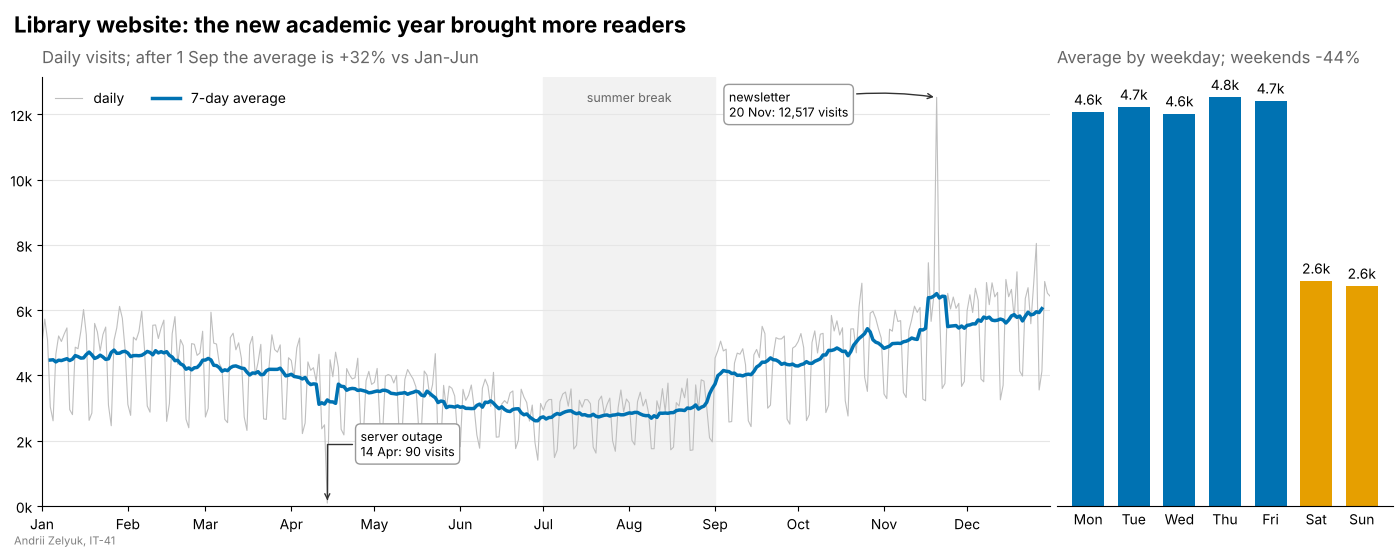

This figure's Python source:
import matplotlib.dates as mdates
import matplotlib.pyplot as plt
import numpy as np
import pandas as pd
from matplotlib.ticker import FuncFormatter

STUDENT_NAME = "Andrii Zelyuk"   # ім'я та прізвище транслітерацією
STUDENT_GROUP = "IT-41"   # група

rng = np.random.default_rng(46)
# кількість відвідувачів сайту бібліотеки за день, 2025 рік
dates = pd.date_range("2025-01-01", "2025-12-31", freq="D")
day = np.arange(dates.size)
season = 1 + 0.25 * np.cos(2 * np.pi * (day - 20) / 365)      # влітку менше
weekday_factor = np.where(dates.dayofweek >= 5, 0.55, 1.0)
visits = pd.Series(
    4200 * season * weekday_factor * rng.lognormal(0, 0.08, size=dates.size),
    index=dates,
)
visits["2025-09-01":] *= 1.35                       # новий навчальний рік
visits["2025-04-14"] = 90                           # збій сервера
visits["2025-11-20"] *= 2.0                         # розсилка про нові книги
visits = visits.round()

# палітра Okabe-Ito
BLUE = "#0072B2"
ORANGE = "#E69F00"

thousands = FuncFormatter(lambda value, _pos: f"{value / 1000:.0f}k")

fig, (ax, ax_week) = plt.subplots(
    1, 2, figsize=(14, 5.5), gridspec_kw={"width_ratios": [3, 1]}
)

# --- ліворуч: щоденні відвідування й ковзне середнє ---
rolling = visits.rolling(7, center=True).mean()
ax.plot(visits.index, visits, color="0.75", linewidth=0.8, label="daily")
ax.plot(rolling.index, rolling, color=BLUE, linewidth=2.5, label="7-day average")

summer_start, summer_end = pd.Timestamp("2025-07-01"), pd.Timestamp("2025-09-01")
ax.axvspan(summer_start, summer_end, color="0.95", zorder=0)
ax.text(summer_start + (summer_end - summer_start) / 2, 0.97, "summer break",
        transform=ax.get_xaxis_transform(), ha="center", va="top", color="0.4", fontsize=9)

# події знаходимо в даних: мінімум - збій, максимум - розсилка
box = {"boxstyle": "round,pad=0.4", "facecolor": "white", "edgecolor": "0.6"}
outage_day, peak_day = visits.idxmin(), visits.idxmax()
ax.annotate(f"server outage\n{outage_day:%d %b}: {visits[outage_day]:,.0f} visits",
            xy=(outage_day, visits[outage_day]), xytext=(outage_day + pd.Timedelta(days=12), 1900),
            bbox=box, fontsize=9, va="center",
            arrowprops={"arrowstyle": "->", "connectionstyle": "angle,angleA=180,angleB=90",
                        "color": "0.2"})
ax.annotate(f"newsletter\n{peak_day:%d %b}: {visits[peak_day]:,.0f} visits",
            xy=(peak_day, visits[peak_day]), xytext=(peak_day - pd.Timedelta(days=75), 12_300),
            bbox=box, fontsize=9, va="center",
            arrowprops={"arrowstyle": "->", "connectionstyle": "arc3,rad=-0.1", "color": "0.2"})

ax.xaxis.set_major_locator(mdates.MonthLocator())
ax.xaxis.set_major_formatter(mdates.DateFormatter("%b"))
ax.yaxis.set_major_formatter(thousands)
ax.set_xlim(dates[0], dates[-1])
ax.set_ylim(0, visits.max() * 1.05)
ax.grid(axis="y", color="0.9")
ax.spines[["top", "right"]].set_visible(False)
ax.legend(loc="upper left", ncol=2, frameon=False)

new_year_mean = visits["2025-09-01":].mean()
first_half_mean = visits["2025-01-01":"2025-06-30"].mean()
growth = (new_year_mean / first_half_mean - 1) * 100
ax.set_title(f"Daily visits; after 1 Sep the average is {growth:+.0f}% vs Jan-Jun",
             loc="left", color="0.4", pad=10)

# --- праворуч: середнє за днем тижня ---
weekday_names = ["Mon", "Tue", "Wed", "Thu", "Fri", "Sat", "Sun"]
by_weekday = visits.groupby(visits.index.dayofweek).mean()
colors = [ORANGE if index >= 5 else BLUE for index in by_weekday.index]
bars = ax_week.bar(weekday_names, by_weekday.to_numpy(), color=colors, width=0.7)
ax_week.bar_label(bars, labels=[f"{v / 1000:.1f}k" for v in by_weekday], padding=3)

ax_week.set_yticks([])
ax_week.spines[["top", "right", "left"]].set_visible(False)
ax_week.tick_params(axis="x", length=0)

weekend_drop = (by_weekday.loc[5:].mean() / by_weekday.loc[:4].mean() - 1) * 100
ax_week.set_title(f"Average by weekday; weekends {weekend_drop:+.0f}%",
                  loc="left", color="0.4", pad=10)

fig.suptitle("Library website: the new academic year brought more readers",
             x=0.01, ha="left", fontsize=16, fontweight="bold")
fig.text(0.01, 0.01, f"{STUDENT_NAME}, {STUDENT_GROUP}", fontsize=8, color="gray")
fig.subplots_adjust(left=0.03, right=0.995, top=0.86, bottom=0.08, wspace=0.01)

fig.savefig("task_6.png", dpi=100)
plt.show()
